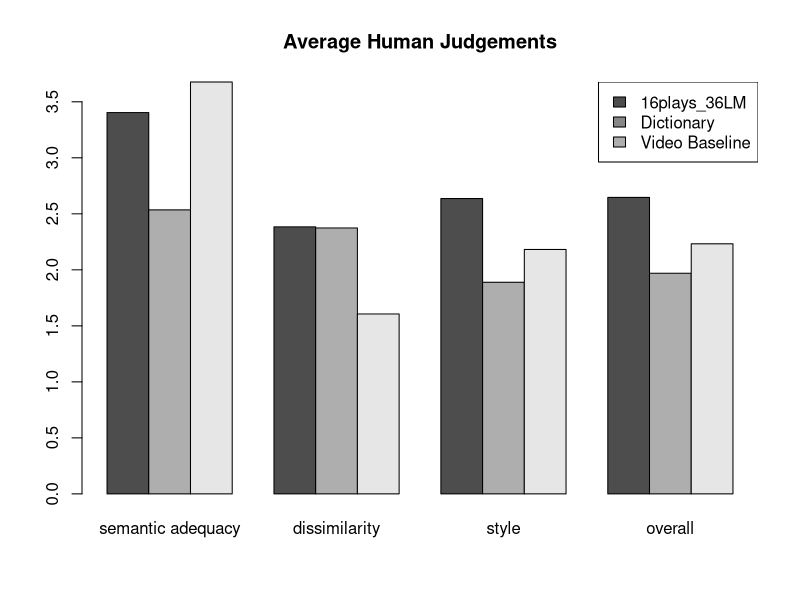

This figure's R source:
data = read.csv('../../eval/annotated.csv', sep="\t", header=TRUE)
data = data[1:99,]

x16plays_36LM_semantic_equiv = data$semantic.equiv
x16plays_36LM_dissimilarity = data$dissimilarity
x16plays_36LM_style = data$style
x16plays_36LM_overall = data$overall

Dictionary_semantic_equiv = data$semantic.equiv.1
Dictionary_dissimilarity = data$dissimilarity.1
Dictionary_style = data$style.1
Dictionary_overall = data$overall.1

video_baseline_semantic_equiv = data$semantic.equiv.2
video_baseline_dissimilarity = data$dissimilarity.2
video_baseline_style = data$style.2
video_baseline_overall = data$overall.2

pdf('human_judgements.pdf', width=7, height=7)

barplot(
	rbind(
		c(mean(x16plays_36LM_semantic_equiv), mean(x16plays_36LM_dissimilarity), mean(x16plays_36LM_style), mean(x16plays_36LM_overall)), 
		c(mean(Dictionary_semantic_equiv), mean(Dictionary_dissimilarity), mean(Dictionary_style), mean(Dictionary_overall)),
		c(mean(video_baseline_semantic_equiv), mean(video_baseline_dissimilarity), mean(video_baseline_style), mean(video_baseline_overall))),
	names.arg=c('semantic adequacy', 'dissimilarity', 'style', 'overall'), beside=TRUE)
title("Average Human Judgements")

legend("topright", legend=c('16plays_36LM', 'Dictionary', 'Video Baseline'), fill=(gray.colors(n=5)))

dev.off()